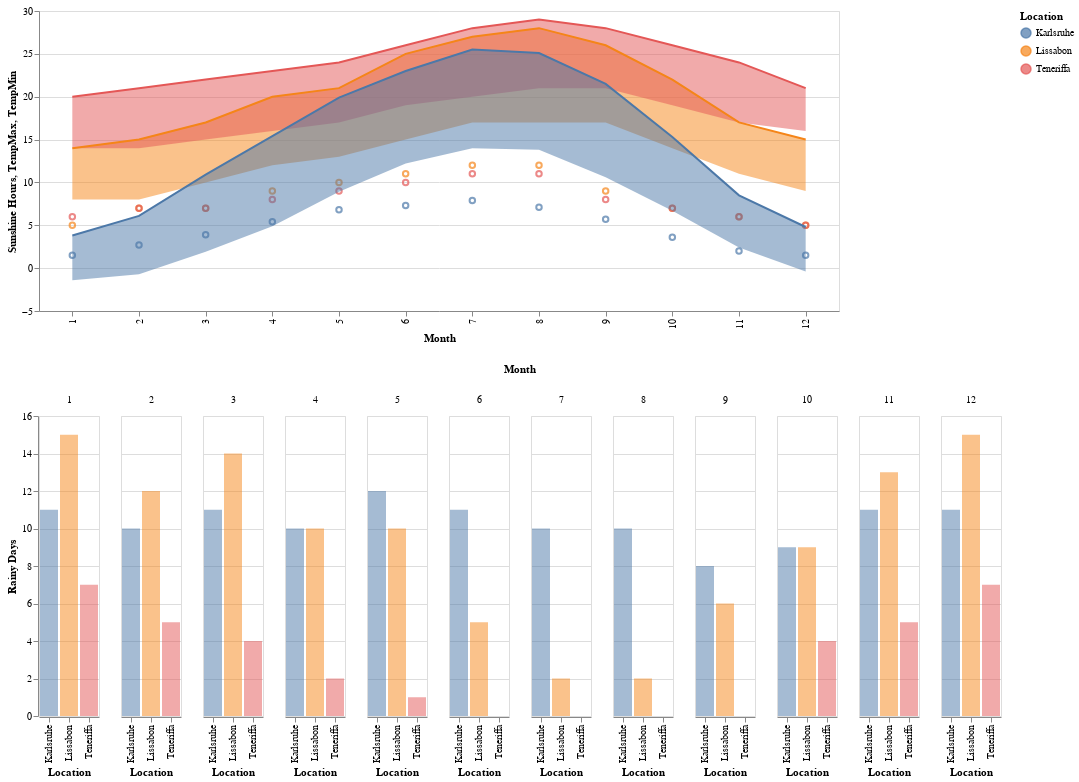

The notebook cell saved with this chart:
### Code cell
filt = (df["Location"] == "Lissabon") | (df["Location"] == "Teneriffa") | (df["Location"] == "Karlsruhe")
base_chart = alt.Chart(df[filt])

(base_chart.encode(
    x="Month:O",
    y="Sunshine Hours",
    color="Location"
).mark_point() + base_chart.encode(
    x="Month:O",
    y="TempMax",
    y2="TempMin",
    color="Location"
).mark_area(fillOpacity=.5, line=True) 
).properties(
    width=800)  & base_chart.encode(
    x="Location",
    y=alt.Y("Rainy Days", stack=None),
    column="Month",
    color="Location"
).mark_bar(fillOpacity=0.5, orient="vertical", binSpacing=10)

### Figure 1 — Vega-Lite specification as saved in the notebook (floating-point values rounded to 4 significant figures)
{"config": {"view": {"continuousWidth": 400, "continuousHeight": 300}}, "vconcat": [{"layer": [{"mark": "point", "encoding": {"color": {"type": "nominal", "field": "Location"}, "x": {"type": "ordinal", "field": "Month"}, "y": {"type": "quantitative", "field": "Sunshine Hours"}}}, {"mark": {"type": "area", "fillOpacity": 0.5, "line": true}, "encoding": {"color": {"type": "nominal", "field": "Location"}, "x": {"type": "ordinal", "field": "Month"}, "y": {"type": "quantitative", "field": "TempMax"}, "y2": {"field": "TempMin"}}}], "width": 800}, {"mark": {"type": "bar", "binSpacing": 10, "fillOpacity": 0.5, "orient": "vertical"}, "encoding": {"color": {"type": "nominal", "field": "Location"}, "column": {"type": "quantitative", "field": "Month"}, "x": {"type": "nominal", "field": "Location"}, "y": {"type": "quantitative", "field": "Rainy Days", "stack": null}}}], "data": {"name": "data-d68520b17ce519713d99761e2506b2f3"}, "$schema": "https://vega.github.io/schema/vega-lite/v4.8.1.json", "datasets": {"data-d68520b17ce519713d99761e2506b2f3": [{"Month": 1, "TempMax": 14.0, "TempMin": 8.0, "TempWater": 14.0, "Humidity": 78.0, "Sunshine Hours": 5.0, "Rainy Days": 15.0, "Location": "Lissabon"}, {"Month": 2, "TempMax": 15.0, "TempMin": 8.0, "TempWater": 14.0, "Humidity": 72.0, "Sunshine Hours": 7.0, "Rainy Days": 12.0, "Location": "Lissabon"}, {"Month": 3, "TempMax": 17.0, "TempMin": 10.0, "TempWater": 14.0, "Humidity": 71.0, "Sunshine Hours": 7.0, "Rainy Days": 14.0, "Location": "Lissabon"}, {"Month": 4, "TempMax": 20.0, "TempMin": 12.0, "TempWater": 15.0, "Humidity": 63.0, "Sunshine Hours": 9.0, "Rainy Days": 10.0, "Location": "Lissabon"}, {"Month": 5, "TempMax": 21.0, "TempMin": 13.0, "TempWater": 16.0, "Humidity": 63.0, "Sunshine Hours": 10.0, "Rainy Days": 10.0, "Location": "Lissabon"}, {"Month": 6, "TempMax": 25.0, "TempMin": 15.0, "TempWater": 17.0, "Humidity": 60.0, "Sunshine Hours": 11.0, "Rainy Days": 5.0, "Location": "Lissabon"}, {"Month": 7, "TempMax": 27.0, "TempMin": 17.0, "TempWater": 18.0, "Humidity": 55.0, "Sunshine Hours": 12.0, "Rainy Days": 2.0, "Location": "Lissabon"}, {"Month": 8, "TempMax": 28.0, "TempMin": 17.0, "TempWater": 19.0, "Humidity": 57.0, "Sunshine Hours": 12.0, "Rainy Days": 2.0, "Location": "Lissabon"}, {"Month": 9, "TempMax": 26.0, "TempMin": 17.0, "TempWater": 19.0, "Humidity": 62.0, "Sunshine Hours": 9.0, "Rainy Days": 6.0, "Location": "Lissabon"}, {"Month": 10, "TempMax": 22.0, "TempMin": 14.0, "TempWater": 18.0, "Humidity": 67.0, "Sunshine Hours": 7.0, "Rainy Days": 9.0, "Location": "Lissabon"}, {"Month": 11, "TempMax": 17.0, "TempMin": 11.0, "TempWater": 16.0, "Humidity": 75.0, "Sunshine Hours": 6.0, "Rainy Days": 13.0, "Location": "Lissabon"}, {"Month": 12, "TempMax": 15.0, "TempMin": 9.0, "TempWater": 15.0, "Humidity": 75.0, "Sunshine Hours": 5.0, "Rainy Days": 15.0, "Location": "Lissabon"}, {"Month": 1, "TempMax": 20.0, "TempMin": 14.0, "TempWater": 19.0, "Humidity": 68.0, "Sunshine Hours": 6.0, "Rainy Days": 7.0, "Location": "Teneriffa"}, {"Month": 2, "TempMax": 21.0, "TempMin": 14.0, "TempWater": 18.0, "Humidity": 67.0, "Sunshine Hours": 7.0, "Rainy Days": 5.0, "Location": "Teneriffa"}, {"Month": 3, "TempMax": 22.0, "TempMin": 15.0, "TempWater": 18.0, "Humidity": 64.0, "Sunshine Hours": 7.0, "Rainy Days": 4.0, "Location": "Teneriffa"}, {"Month": 4, "TempMax": 23.0, "TempMin": 16.0, "TempWater": 18.0, "Humidity": 61.0, "Sunshine Hours": 8.0, "Rainy Days": 2.0, "Location": "Teneriffa"}, {"Month": 5, "TempMax": 24.0, "TempMin": 17.0, "TempWater": 19.0, "Humidity": 63.0, "Sunshine Hours": 9.0, "Rainy Days": 1.0, "Location": "Teneriffa"}, {"Month": 6, "TempMax": 26.0, "TempMin": 19.0, "TempWater": 20.0, "Humidity": 63.0, "Sunshine Hours": 10.0, "Rainy Days": null, "Location": "Teneriffa"}, {"Month": 7, "TempMax": 28.0, "TempMin": 20.0, "TempWater": 21.0, "Humidity": 59.0, "Sunshine Hours": 11.0, "Rainy Days": null, "Location": "Teneriffa"}, {"Month": 8, "TempMax": 29.0, "TempMin": 21.0, "TempWater": 22.0, "Humidity": 62.0, "Sunshine Hours": 11.0, "Rainy Days": null, "Location": "Teneriffa"}, {"Month": 9, "TempMax": 28.0, "TempMin": 21.0, "TempWater": 23.0, "Humidity": 66.0, "Sunshine Hours": 8.0, "Rainy Days": null, "Location": "Teneriffa"}, {"Month": 10, "TempMax": 26.0, "TempMin": 19.0, "TempWater": 23.0, "Humidity": 67.0, "Sunshine Hours": 7.0, "Rainy Days": 4.0, "Location": "Teneriffa"}, {"Month": 11, "TempMax": 24.0, "TempMin": 17.0, "TempWater": 21.0, "Humidity": 68.0, "Sunshine Hours": 6.0, "Rainy Days": 5.0, "Location": "Teneriffa"}, {"Month": 12, "TempMax": 21.0, "TempMin": 16.0, "TempWater": 20.0, "Humidity": 68.0, "Sunshine Hours": 5.0, "Rainy Days": 7.0, "Location": "Teneriffa"}, {"Month": 1, "TempMax": 3.8, "TempMin": -1.4, "TempWater": null, "Humidity": 85.0, "Sunshine Hours": 1.5, "Rainy Days": 11.0, "Location": "Karlsruhe"}, {"Month": 2, "TempMax": 6.1, "TempMin": -0.7, "TempWater": null, "Humidity": 80.0, "Sunshine Hours": 2.7, "Rainy Days": 10.0, "Location": "Karlsruhe"}, {"Month": 3, "TempMax": 10.9, "TempMin": 1.9, "TempWater": null, "Humidity": 74.0, "Sunshine Hours": 3.9, "Rainy Days": 11.0, "Location": "Karlsruhe"}, {"Month": 4, "TempMax": 15.4, "TempMin": 4.9, "TempWater": null, "Humidity": 69.0, "Sunshine Hours": 5.4, "Rainy Days": 10.0, "Location": "Karlsruhe"}, {"Month": 5, "TempMax": 19.9, "TempMin": 8.9, "TempWater": null, "Humidity": 69.0, "Sunshine Hours": 6.8, "Rainy Days": 12.0, "Location": "Karlsruhe"}, {"Month": 6, "TempMax": 23.0, "TempMin": 12.2, "TempWater": null, "Humidity": 69.0, "Sunshine Hours": 7.3, "Rainy Days": 11.0, "Location": "Karlsruhe"}, {"Month": 7, "TempMax": 25.5, "TempMin": 14.0, "TempWater": null, "Humidity": 67.0, "Sunshine Hours": 7.9, "Rainy Days": 10.0, "Location": "Karlsruhe"}, {"Month": 8, "TempMax": 25.1, "TempMin": 13.8, "TempWater": null, "Humidity": 71.0, "Sunshine Hours": 7.1, "Rainy Days": 10.0, "Location": "Karlsruhe"}, {"Month": 9, "TempMax": 21.5, "TempMin": 10.6, "TempWater": null, "Humidity": 77.0, "Sunshine Hours": 5.7, "Rainy Days": 8.0, "Location": "Karlsruhe"}, {"Month": 10, "TempMax": 15.3, "TempMin": 6.7, "TempWater": null, "Humidity": 82.0, "Sunshine Hours": 3.6, "Rainy Days": 9.0, "Location": "Karlsruhe"}, {"Month": 11, "TempMax": 8.5, "TempMin": 2.4, "TempWater": null, "Humidity": 84.0, "Sunshine Hours": 2.0, "Rainy Days": 11.0, "Location": "Karlsruhe"}, {"Month": 12, "TempMax": 4.8, "TempMin": -0.4, "TempWater": null, "Humidity": 84.0, "Sunshine Hours": 1.5, "Rainy Days": 11.0, "Location": "Karlsruhe"}]}}
